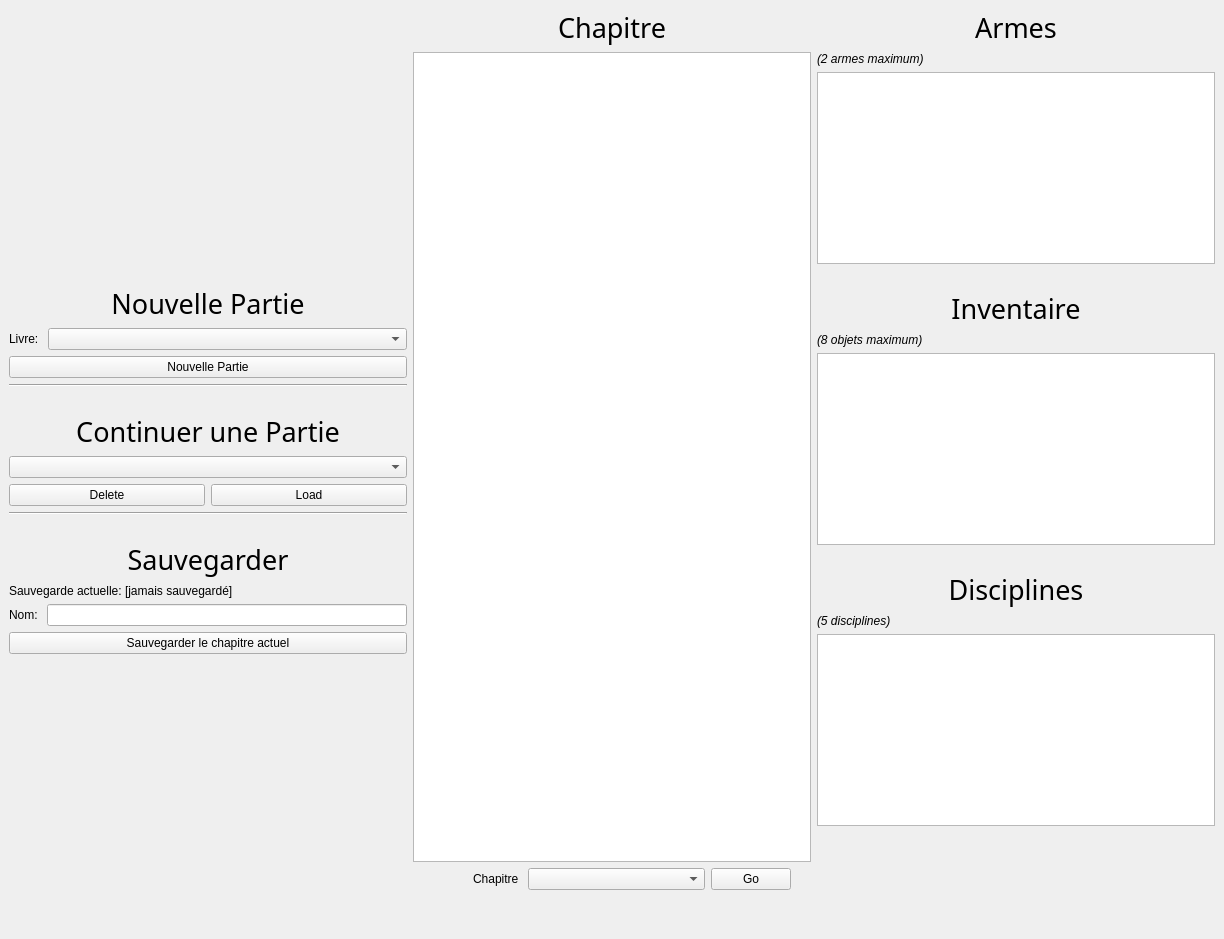
<?xml version="1.0" encoding="UTF-8"?>
<ui version="4.0">
 <class>MainWindow</class>
 <widget class="QMainWindow" name="MainWindow">
  <property name="geometry">
   <rect>
    <x>0</x>
    <y>0</y>
    <width>1224</width>
    <height>939</height>
   </rect>
  </property>
  <property name="windowTitle">
   <string>App Livre Héro</string>
  </property>
  <widget class="QWidget" name="centralwidget">
   <layout class="QHBoxLayout" name="horizontalLayout_3">
    <item>
     <layout class="QHBoxLayout" name="horizontalLayout_Body">
      <item>
       <layout class="QVBoxLayout" name="verticalLayout_PanelLeft">
        <item>
         <spacer name="verticalSpacer_LeftPanelTop">
          <property name="orientation">
           <enum>Qt::Vertical</enum>
          </property>
          <property name="sizeType">
           <enum>QSizePolicy::Expanding</enum>
          </property>
          <property name="sizeHint" stdset="0">
           <size>
            <width>20</width>
            <height>40</height>
           </size>
          </property>
         </spacer>
        </item>
        <item>
         <widget class="QLabel" name="label_NouvellePartieTitle">
          <property name="sizePolicy">
           <sizepolicy hsizetype="Preferred" vsizetype="Fixed">
            <horstretch>0</horstretch>
            <verstretch>0</verstretch>
           </sizepolicy>
          </property>
          <property name="font">
           <font>
            <family>Papyrus</family>
            <pointsize>20</pointsize>
           </font>
          </property>
          <property name="text">
           <string>Nouvelle Partie</string>
          </property>
          <property name="alignment">
           <set>Qt::AlignCenter</set>
          </property>
         </widget>
        </item>
        <item>
         <layout class="QHBoxLayout" name="horizontalLayout_NouvellePartieLivre">
          <item>
           <widget class="QLabel" name="label_NouvellePartieLivre">
            <property name="sizePolicy">
             <sizepolicy hsizetype="Fixed" vsizetype="Fixed">
              <horstretch>0</horstretch>
              <verstretch>0</verstretch>
             </sizepolicy>
            </property>
            <property name="text">
             <string>Livre: </string>
            </property>
           </widget>
          </item>
          <item>
           <widget class="QComboBox" name="comboBox_NouvellePartieLivre">
            <property name="sizePolicy">
             <sizepolicy hsizetype="Minimum" vsizetype="Fixed">
              <horstretch>0</horstretch>
              <verstretch>0</verstretch>
             </sizepolicy>
            </property>
           </widget>
          </item>
         </layout>
        </item>
        <item>
         <widget class="QPushButton" name="pushButton_NouvellePartie">
          <property name="text">
           <string>Nouvelle Partie</string>
          </property>
         </widget>
        </item>
        <item>
         <widget class="Line" name="line_ContinuerPartie">
          <property name="orientation">
           <enum>Qt::Horizontal</enum>
          </property>
         </widget>
        </item>
        <item>
         <spacer name="verticalSpacer_ContinuerPartie">
          <property name="orientation">
           <enum>Qt::Vertical</enum>
          </property>
          <property name="sizeType">
           <enum>QSizePolicy::Fixed</enum>
          </property>
          <property name="sizeHint" stdset="0">
           <size>
            <width>20</width>
            <height>20</height>
           </size>
          </property>
         </spacer>
        </item>
        <item>
         <widget class="QLabel" name="label_ContinuerPartieTitle">
          <property name="sizePolicy">
           <sizepolicy hsizetype="Preferred" vsizetype="Fixed">
            <horstretch>0</horstretch>
            <verstretch>0</verstretch>
           </sizepolicy>
          </property>
          <property name="font">
           <font>
            <family>Papyrus</family>
            <pointsize>20</pointsize>
           </font>
          </property>
          <property name="text">
           <string>Continuer une Partie</string>
          </property>
          <property name="alignment">
           <set>Qt::AlignCenter</set>
          </property>
         </widget>
        </item>
        <item>
         <widget class="QComboBox" name="comboBox_ContinuerPartiePartie"/>
        </item>
        <item>
         <layout class="QHBoxLayout" name="horizontalLayout_ContinuerPartieActions">
          <item>
           <widget class="QPushButton" name="pushButton_ContinuerPartieDelete">
            <property name="sizePolicy">
             <sizepolicy hsizetype="Minimum" vsizetype="Fixed">
              <horstretch>0</horstretch>
              <verstretch>0</verstretch>
             </sizepolicy>
            </property>
            <property name="text">
             <string>Delete</string>
            </property>
           </widget>
          </item>
          <item>
           <widget class="QPushButton" name="pushButton_ContinuerPartieLoad">
            <property name="sizePolicy">
             <sizepolicy hsizetype="Minimum" vsizetype="Fixed">
              <horstretch>0</horstretch>
              <verstretch>0</verstretch>
             </sizepolicy>
            </property>
            <property name="text">
             <string>Load</string>
            </property>
           </widget>
          </item>
         </layout>
        </item>
        <item>
         <widget class="Line" name="line_Sauvegarder">
          <property name="orientation">
           <enum>Qt::Horizontal</enum>
          </property>
         </widget>
        </item>
        <item>
         <spacer name="verticalSpacer_Sauvegarder">
          <property name="orientation">
           <enum>Qt::Vertical</enum>
          </property>
          <property name="sizeType">
           <enum>QSizePolicy::Fixed</enum>
          </property>
          <property name="sizeHint" stdset="0">
           <size>
            <width>20</width>
            <height>20</height>
           </size>
          </property>
         </spacer>
        </item>
        <item>
         <widget class="QLabel" name="label_SauvegarderTitle">
          <property name="sizePolicy">
           <sizepolicy hsizetype="Preferred" vsizetype="Fixed">
            <horstretch>0</horstretch>
            <verstretch>0</verstretch>
           </sizepolicy>
          </property>
          <property name="font">
           <font>
            <family>Papyrus</family>
            <pointsize>20</pointsize>
           </font>
          </property>
          <property name="text">
           <string>Sauvegarder</string>
          </property>
          <property name="alignment">
           <set>Qt::AlignCenter</set>
          </property>
         </widget>
        </item>
        <item>
         <widget class="QLabel" name="label_SauvegarderHint">
          <property name="sizePolicy">
           <sizepolicy hsizetype="Preferred" vsizetype="Fixed">
            <horstretch>0</horstretch>
            <verstretch>0</verstretch>
           </sizepolicy>
          </property>
          <property name="text">
           <string>Sauvegarde actuelle: [jamais sauvegardé]</string>
          </property>
         </widget>
        </item>
        <item>
         <layout class="QHBoxLayout" name="horizontalLayout_SauvegarderNom">
          <item>
           <widget class="QLabel" name="label_SauvegarderNom">
            <property name="sizePolicy">
             <sizepolicy hsizetype="Fixed" vsizetype="Fixed">
              <horstretch>0</horstretch>
              <verstretch>0</verstretch>
             </sizepolicy>
            </property>
            <property name="text">
             <string>Nom: </string>
            </property>
           </widget>
          </item>
          <item>
           <widget class="QLineEdit" name="lineEdit_SauvegarderNom">
            <property name="sizePolicy">
             <sizepolicy hsizetype="Minimum" vsizetype="Fixed">
              <horstretch>0</horstretch>
              <verstretch>0</verstretch>
             </sizepolicy>
            </property>
           </widget>
          </item>
         </layout>
        </item>
        <item>
         <widget class="QPushButton" name="pushButton_SauvegarderSauvegarderChapitre">
          <property name="text">
           <string>Sauvegarder le chapitre actuel</string>
          </property>
         </widget>
        </item>
        <item>
         <spacer name="verticalSpacer_LeftPanelBottom">
          <property name="orientation">
           <enum>Qt::Vertical</enum>
          </property>
          <property name="sizeType">
           <enum>QSizePolicy::Expanding</enum>
          </property>
          <property name="sizeHint" stdset="0">
           <size>
            <width>20</width>
            <height>40</height>
           </size>
          </property>
         </spacer>
        </item>
       </layout>
      </item>
      <item>
       <layout class="QVBoxLayout" name="verticalLayout_PanelMiddle">
        <item>
         <widget class="QLabel" name="label_ChapitreTitle">
          <property name="sizePolicy">
           <sizepolicy hsizetype="Preferred" vsizetype="Fixed">
            <horstretch>0</horstretch>
            <verstretch>0</verstretch>
           </sizepolicy>
          </property>
          <property name="font">
           <font>
            <family>Papyrus</family>
            <pointsize>20</pointsize>
           </font>
          </property>
          <property name="text">
           <string>Chapitre</string>
          </property>
          <property name="alignment">
           <set>Qt::AlignCenter</set>
          </property>
         </widget>
        </item>
        <item>
         <widget class="QTextBrowser" name="textBrowser_ChapitreTexte">
          <property name="sizePolicy">
           <sizepolicy hsizetype="Minimum" vsizetype="Expanding">
            <horstretch>0</horstretch>
            <verstretch>0</verstretch>
           </sizepolicy>
          </property>
         </widget>
        </item>
        <item>
         <layout class="QHBoxLayout" name="horizontalLayout_ChapitreControls">
          <item>
           <spacer name="horizontalSpacer_ChapitreControlsLeft">
            <property name="orientation">
             <enum>Qt::Horizontal</enum>
            </property>
            <property name="sizeType">
             <enum>QSizePolicy::Maximum</enum>
            </property>
            <property name="sizeHint" stdset="0">
             <size>
              <width>60</width>
              <height>20</height>
             </size>
            </property>
           </spacer>
          </item>
          <item>
           <widget class="QLabel" name="label_ChapitreChapitre">
            <property name="sizePolicy">
             <sizepolicy hsizetype="Fixed" vsizetype="Fixed">
              <horstretch>0</horstretch>
              <verstretch>0</verstretch>
             </sizepolicy>
            </property>
            <property name="text">
             <string>Chapitre </string>
            </property>
           </widget>
          </item>
          <item>
           <widget class="QComboBox" name="comboBox_ChapitreChapitre"/>
          </item>
          <item>
           <widget class="QPushButton" name="pushButton_ChapitreGo">
            <property name="sizePolicy">
             <sizepolicy hsizetype="Fixed" vsizetype="Fixed">
              <horstretch>0</horstretch>
              <verstretch>0</verstretch>
             </sizepolicy>
            </property>
            <property name="text">
             <string>Go</string>
            </property>
           </widget>
          </item>
          <item>
           <spacer name="horizontalSpacer_ChapitreControlsRight">
            <property name="orientation">
             <enum>Qt::Horizontal</enum>
            </property>
            <property name="sizeType">
             <enum>QSizePolicy::Fixed</enum>
            </property>
            <property name="sizeHint" stdset="0">
             <size>
              <width>20</width>
              <height>20</height>
             </size>
            </property>
           </spacer>
          </item>
         </layout>
        </item>
        <item>
         <spacer name="verticalSpacer_MiddlePanelBottom">
          <property name="orientation">
           <enum>Qt::Vertical</enum>
          </property>
          <property name="sizeType">
           <enum>QSizePolicy::Fixed</enum>
          </property>
          <property name="sizeHint" stdset="0">
           <size>
            <width>20</width>
            <height>40</height>
           </size>
          </property>
         </spacer>
        </item>
       </layout>
      </item>
      <item>
       <layout class="QVBoxLayout" name="verticalLayout_PanelRight">
        <item>
         <widget class="QLabel" name="label_ArmesTitle">
          <property name="sizePolicy">
           <sizepolicy hsizetype="Preferred" vsizetype="Fixed">
            <horstretch>0</horstretch>
            <verstretch>0</verstretch>
           </sizepolicy>
          </property>
          <property name="font">
           <font>
            <family>Papyrus</family>
            <pointsize>20</pointsize>
           </font>
          </property>
          <property name="text">
           <string>Armes</string>
          </property>
          <property name="alignment">
           <set>Qt::AlignCenter</set>
          </property>
         </widget>
        </item>
        <item>
         <widget class="QLabel" name="label_ArmesHint">
          <property name="sizePolicy">
           <sizepolicy hsizetype="Minimum" vsizetype="Fixed">
            <horstretch>0</horstretch>
            <verstretch>0</verstretch>
           </sizepolicy>
          </property>
          <property name="text">
           <string>&lt;html&gt;&lt;head/&gt;&lt;body&gt;&lt;p&gt;&lt;span style=&quot; font-style:italic;&quot;&gt;(2 armes maximum)&lt;/span&gt;&lt;/p&gt;&lt;/body&gt;&lt;/html&gt;</string>
          </property>
         </widget>
        </item>
        <item>
         <widget class="QPlainTextEdit" name="plainTextEdit_ArmesArmes">
          <property name="sizePolicy">
           <sizepolicy hsizetype="Minimum" vsizetype="Maximum">
            <horstretch>0</horstretch>
            <verstretch>0</verstretch>
           </sizepolicy>
          </property>
         </widget>
        </item>
        <item>
         <spacer name="verticalSpacer_Inventaire">
          <property name="orientation">
           <enum>Qt::Vertical</enum>
          </property>
          <property name="sizeType">
           <enum>QSizePolicy::Fixed</enum>
          </property>
          <property name="sizeHint" stdset="0">
           <size>
            <width>20</width>
            <height>20</height>
           </size>
          </property>
         </spacer>
        </item>
        <item>
         <widget class="QLabel" name="label_InventaireTitle">
          <property name="sizePolicy">
           <sizepolicy hsizetype="Preferred" vsizetype="Fixed">
            <horstretch>0</horstretch>
            <verstretch>0</verstretch>
           </sizepolicy>
          </property>
          <property name="font">
           <font>
            <family>Papyrus</family>
            <pointsize>20</pointsize>
           </font>
          </property>
          <property name="text">
           <string>Inventaire</string>
          </property>
          <property name="alignment">
           <set>Qt::AlignCenter</set>
          </property>
         </widget>
        </item>
        <item>
         <widget class="QLabel" name="label_InventaireHint">
          <property name="sizePolicy">
           <sizepolicy hsizetype="Minimum" vsizetype="Fixed">
            <horstretch>0</horstretch>
            <verstretch>0</verstretch>
           </sizepolicy>
          </property>
          <property name="text">
           <string>&lt;html&gt;&lt;head/&gt;&lt;body&gt;&lt;p&gt;&lt;span style=&quot; font-style:italic;&quot;&gt;(8 objets maximum)&lt;/span&gt;&lt;/p&gt;&lt;/body&gt;&lt;/html&gt;</string>
          </property>
         </widget>
        </item>
        <item>
         <widget class="QPlainTextEdit" name="plainTextEdit_InventaireObjets">
          <property name="sizePolicy">
           <sizepolicy hsizetype="Minimum" vsizetype="Maximum">
            <horstretch>0</horstretch>
            <verstretch>0</verstretch>
           </sizepolicy>
          </property>
         </widget>
        </item>
        <item>
         <spacer name="verticalSpacer_Disciplines">
          <property name="orientation">
           <enum>Qt::Vertical</enum>
          </property>
          <property name="sizeType">
           <enum>QSizePolicy::Fixed</enum>
          </property>
          <property name="sizeHint" stdset="0">
           <size>
            <width>20</width>
            <height>20</height>
           </size>
          </property>
         </spacer>
        </item>
        <item>
         <widget class="QLabel" name="label_DisciplinesTitle">
          <property name="sizePolicy">
           <sizepolicy hsizetype="Preferred" vsizetype="Fixed">
            <horstretch>0</horstretch>
            <verstretch>0</verstretch>
           </sizepolicy>
          </property>
          <property name="font">
           <font>
            <family>Papyrus</family>
            <pointsize>20</pointsize>
           </font>
          </property>
          <property name="text">
           <string>Disciplines</string>
          </property>
          <property name="alignment">
           <set>Qt::AlignCenter</set>
          </property>
         </widget>
        </item>
        <item>
         <widget class="QLabel" name="label_DisciplinesHint">
          <property name="sizePolicy">
           <sizepolicy hsizetype="Preferred" vsizetype="Fixed">
            <horstretch>0</horstretch>
            <verstretch>0</verstretch>
           </sizepolicy>
          </property>
          <property name="text">
           <string>&lt;html&gt;&lt;head/&gt;&lt;body&gt;&lt;p&gt;&lt;span style=&quot; font-style:italic;&quot;&gt;(5 disciplines)&lt;/span&gt;&lt;/p&gt;&lt;/body&gt;&lt;/html&gt;</string>
          </property>
         </widget>
        </item>
        <item>
         <widget class="QPlainTextEdit" name="plainTextEdit_DisciplinesDisciplines">
          <property name="sizePolicy">
           <sizepolicy hsizetype="Minimum" vsizetype="Maximum">
            <horstretch>0</horstretch>
            <verstretch>0</verstretch>
           </sizepolicy>
          </property>
         </widget>
        </item>
        <item>
         <spacer name="verticalSpacer_RightPanelBottom">
          <property name="sizePolicy">
           <sizepolicy hsizetype="Minimum" vsizetype="Expanding">
            <horstretch>0</horstretch>
            <verstretch>0</verstretch>
           </sizepolicy>
          </property>
          <property name="orientation">
           <enum>Qt::Vertical</enum>
          </property>
          <property name="sizeType">
           <enum>QSizePolicy::Expanding</enum>
          </property>
          <property name="sizeHint" stdset="0">
           <size>
            <width>20</width>
            <height>20</height>
           </size>
          </property>
         </spacer>
        </item>
       </layout>
      </item>
     </layout>
    </item>
   </layout>
  </widget>
 </widget>
 <resources/>
 <connections/>
</ui>
